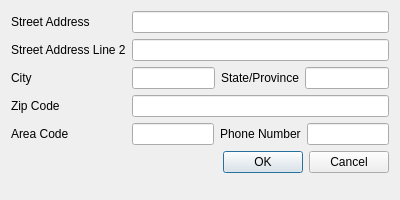
<?xml version="1.0" encoding="UTF-8"?>
<ui version="4.0">
 <class>MoasContact</class>
 <widget class="QDialog" name="MoasContact">
  <property name="geometry">
   <rect>
    <x>0</x>
    <y>0</y>
    <width>400</width>
    <height>200</height>
   </rect>
  </property>
  <property name="windowTitle">
   <string>Dialog</string>
  </property>
  <layout class="QVBoxLayout" name="verticalLayout">
   <item>
    <layout class="QFormLayout" name="formLayout">
     <item row="0" column="0">
      <widget class="QLabel" name="label">
       <property name="text">
        <string>Street Address</string>
       </property>
      </widget>
     </item>
     <item row="1" column="0">
      <widget class="QLabel" name="label_2">
       <property name="text">
        <string>Street Address Line 2</string>
       </property>
      </widget>
     </item>
     <item row="2" column="0">
      <widget class="QLabel" name="label_3">
       <property name="text">
        <string>City</string>
       </property>
      </widget>
     </item>
     <item row="3" column="0">
      <widget class="QLabel" name="label_4">
       <property name="text">
        <string>Zip Code</string>
       </property>
      </widget>
     </item>
     <item row="0" column="1">
      <widget class="QLineEdit" name="moasStreet"/>
     </item>
     <item row="1" column="1">
      <widget class="QLineEdit" name="moasStreetTwo"/>
     </item>
     <item row="2" column="1">
      <layout class="QHBoxLayout" name="horizontalLayout_2">
       <item>
        <widget class="QLineEdit" name="moasCity"/>
       </item>
       <item>
        <widget class="QLabel" name="label_5">
         <property name="text">
          <string>State/Province</string>
         </property>
        </widget>
       </item>
       <item>
        <widget class="QLineEdit" name="moasState"/>
       </item>
      </layout>
     </item>
     <item row="3" column="1">
      <widget class="QLineEdit" name="moasZipCode"/>
     </item>
     <item row="4" column="0">
      <widget class="QLabel" name="label_6">
       <property name="text">
        <string>Area Code</string>
       </property>
      </widget>
     </item>
     <item row="4" column="1">
      <layout class="QHBoxLayout" name="horizontalLayout_3">
       <item>
        <widget class="QLineEdit" name="moasAreaCode"/>
       </item>
       <item>
        <widget class="QLabel" name="label_7">
         <property name="text">
          <string>Phone Number</string>
         </property>
        </widget>
       </item>
       <item>
        <widget class="QLineEdit" name="moasPhoneNumber"/>
       </item>
      </layout>
     </item>
     <item row="5" column="1">
      <widget class="QDialogButtonBox" name="buttonBox">
       <property name="orientation">
        <enum>Qt::Horizontal</enum>
       </property>
       <property name="standardButtons">
        <set>QDialogButtonBox::Cancel|QDialogButtonBox::Ok</set>
       </property>
      </widget>
     </item>
    </layout>
   </item>
   <item>
    <spacer name="verticalSpacer">
     <property name="orientation">
      <enum>Qt::Vertical</enum>
     </property>
     <property name="sizeHint" stdset="0">
      <size>
       <width>20</width>
       <height>40</height>
      </size>
     </property>
    </spacer>
   </item>
  </layout>
 </widget>
 <resources/>
 <connections>
  <connection>
   <sender>buttonBox</sender>
   <signal>accepted()</signal>
   <receiver>MoasContact</receiver>
   <slot>accept()</slot>
   <hints>
    <hint type="sourcelabel">
     <x>248</x>
     <y>254</y>
    </hint>
    <hint type="destinationlabel">
     <x>157</x>
     <y>274</y>
    </hint>
   </hints>
  </connection>
  <connection>
   <sender>buttonBox</sender>
   <signal>rejected()</signal>
   <receiver>MoasContact</receiver>
   <slot>reject()</slot>
   <hints>
    <hint type="sourcelabel">
     <x>316</x>
     <y>260</y>
    </hint>
    <hint type="destinationlabel">
     <x>286</x>
     <y>274</y>
    </hint>
   </hints>
  </connection>
 </connections>
</ui>
